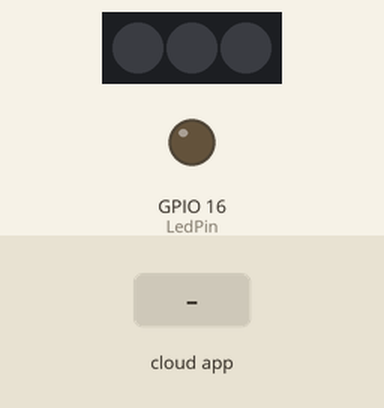
This sketch was run on a simulated ESP8266 (NodeMCU). Parts: 3 RGB LEDs in strip order, left to right, output pins drawn as LEDs (lit = HIGH). The inputs (shaded band) are chosen by the test bench. Dim RGB values are drawn brighter than linear; WiFi joins after 1.5 s; servers stay silent unless stated; the Firebase database answers and starts empty; what the sketch prints to the serial monitor is not drawn.

Above: at 2.7 s.
2.8 s: the phone or cloud app sets redValue to 1
At 4.5 s:
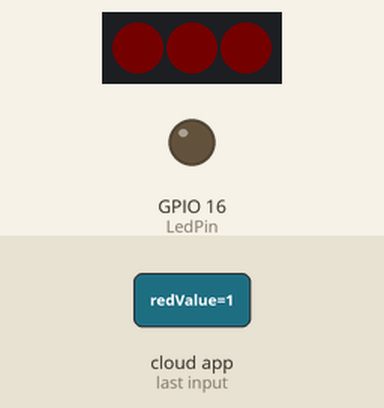
4.8 s: the phone or cloud app sets greenValue to 1
At 5.9 s:
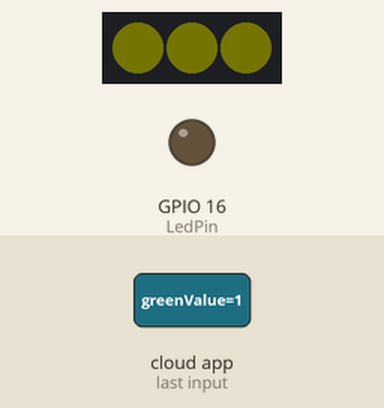
6.6 s: the phone or cloud app sets blueValue to 1
At 7.4 s:
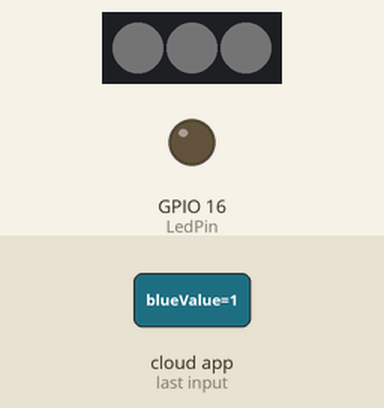
8.4 s: the phone or cloud app sets redValue to 0
At 9.9 s:
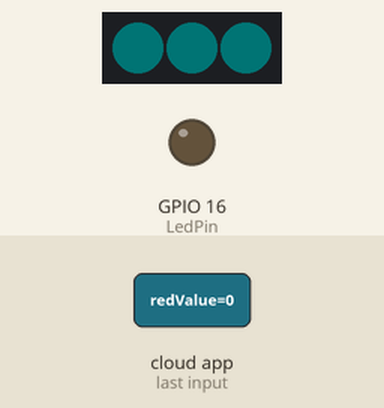
10.2 s: the phone or cloud app sets greenValue to 0
At 11.5 s:
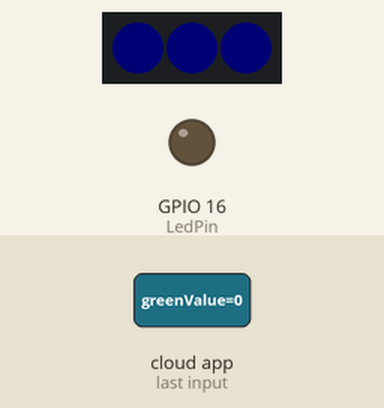
12.0 s: the phone or cloud app sets redValue to 1
At 13.0 s:
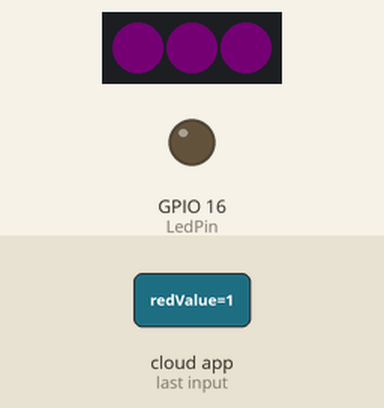
Timing chart, 0 to 14.8 s (numbered marks = the images above; inputs shaded):
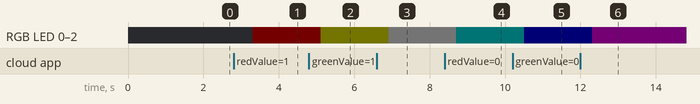

The sketch:

Slider.ino
```cpp
// https://github.com/mobizt/Firebase-ESP8266/blob/master/README.md
// https://www.youtube.com/watch?v=9DNS_3Cu7NU   Exception 9 stack error
// https://www.youtube.com/watch?v=5FMQF5fGYrs

#include <Adafruit_NeoPixel.h>
#include <FirebaseESP8266.h>
#include <ESP8266WiFi.h>

// #define WIFI_SSID "Truong Ngoc"
// #define WIFI_PASSWORD "NGOC5G65@382N%#1974"
#define WIFI_SSID "HshopLTK"
#define WIFI_PASSWORD "HshopLTK@2311"

#define LedPin 16     // pin D0 as toggle pin
#define NUM_PIXELS 3  // number of rgb led
#define PIN_PIXELS 14 // pin D5
#define FIREBASE_HOST "nodemcu-c6e6d-default-rtdb.firebaseio.com"
#define FIREBASE_AUTH "1sn5lmTJxEsz4Nk3bEptleriM0dSrlSdyd3qNWCm"

FirebaseData firebaseData;

String getValueRed;
String getValueGreen;
String getValueBlue;

Adafruit_NeoPixel pixels = Adafruit_NeoPixel(NUM_PIXELS, PIN_PIXELS, NEO_GRB + NEO_KHZ800);

void setup()
{
  pinMode(LedPin, OUTPUT);
  pixels.begin();
  Serial.begin(9600);

  // connect to wifi
  WiFi.begin(WIFI_SSID, WIFI_PASSWORD);
  Serial.print("connecting");
  while (WiFi.status() != WL_CONNECTED)
  {
    Serial.print(".");
    delay(500);
  }
  Serial.println();
  Serial.print("connected: ");
  Serial.println(WiFi.localIP());
  Firebase.begin(FIREBASE_HOST, FIREBASE_AUTH);
  Firebase.reconnectWiFi(true);
}
void loop()
{
  /* ----------------------------------------------------------------------- */
  /*              ESP requests Firebase to respond value for ESP             */
  /* ----------------------------------------------------------------------- */

  if (Firebase.getString(firebaseData, "/redValue"))
  {
    getValueRed = firebaseData.stringData();
    Serial.print("red:");
    Serial.print(getValueRed);
  }
  else
  {
    Serial.print("Error in getInt, ");
    Serial.println(firebaseData.errorReason());
  }

  if (Firebase.getString(firebaseData, "/greenValue"))
  {
    getValueGreen = firebaseData.stringData();
    Serial.print("\tgreen:");
    Serial.print(getValueGreen);
  }
  else
  {
    Serial.print("Error in getInt, ");
    Serial.println(firebaseData.errorReason());
  }

  if (Firebase.getString(firebaseData, "/blueValue"))
  {
    getValueBlue = firebaseData.stringData();
    Serial.print("\tblue:");
    Serial.println(getValueBlue);
  }
  else
  {
    Serial.print("Error in getInt, ");
    Serial.println(firebaseData.errorReason());
  }

  /* ----------------------------------------------------------------------- */
  /*                      ESP control device (NeoPixel)                      */
  /* ----------------------------------------------------------------------- */

  for (int i = 0; i < NUM_PIXELS; i++)
  {
    pixels.setPixelColor(i, pixels.Color(getValueRed.toInt(), getValueGreen.toInt(), getValueBlue.toInt()));
  }
  pixels.show();
}
```

Measured:
- after the input at 2.8 s, RGB LED 0–2: off → RGB(1, 0, 0) after 0.51 s
- after the input at 4.8 s, RGB LED 0–2: RGB(1, 0, 0) → RGB(1, 1, 0) after 0.31 s
- after the input at 6.6 s, RGB LED 0–2: RGB(1, 1, 0) → RGB(1, 1, 1) after 0.31 s
- after the input at 8.4 s, RGB LED 0–2: RGB(1, 1, 1) → RGB(0, 1, 1) after 0.31 s
- after the input at 10.2 s, RGB LED 0–2: RGB(0, 1, 1) → RGB(0, 0, 1) after 0.31 s
- after the input at 12.0 s, RGB LED 0–2: RGB(0, 0, 1) → RGB(1, 0, 1) after 0.32 s
